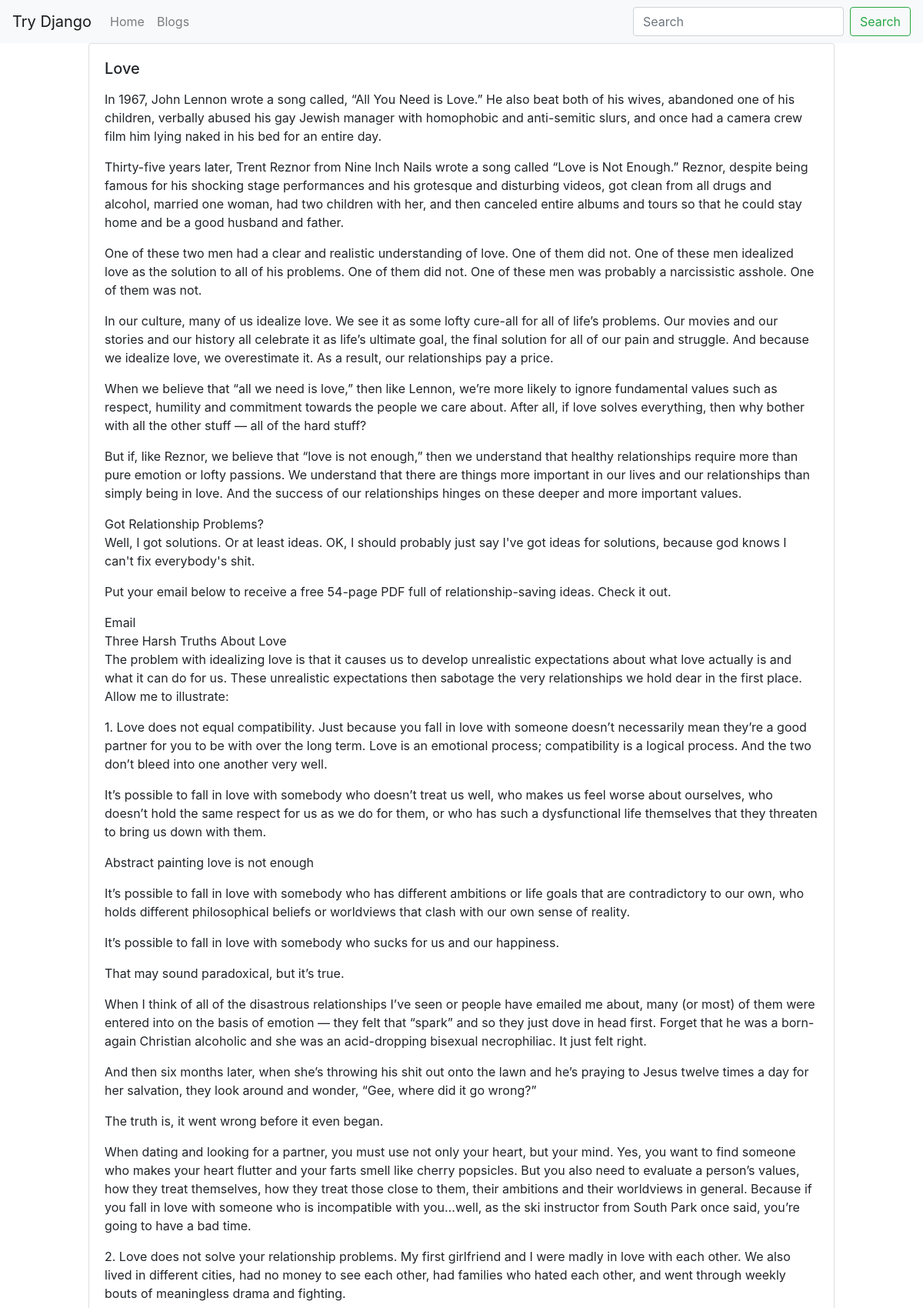
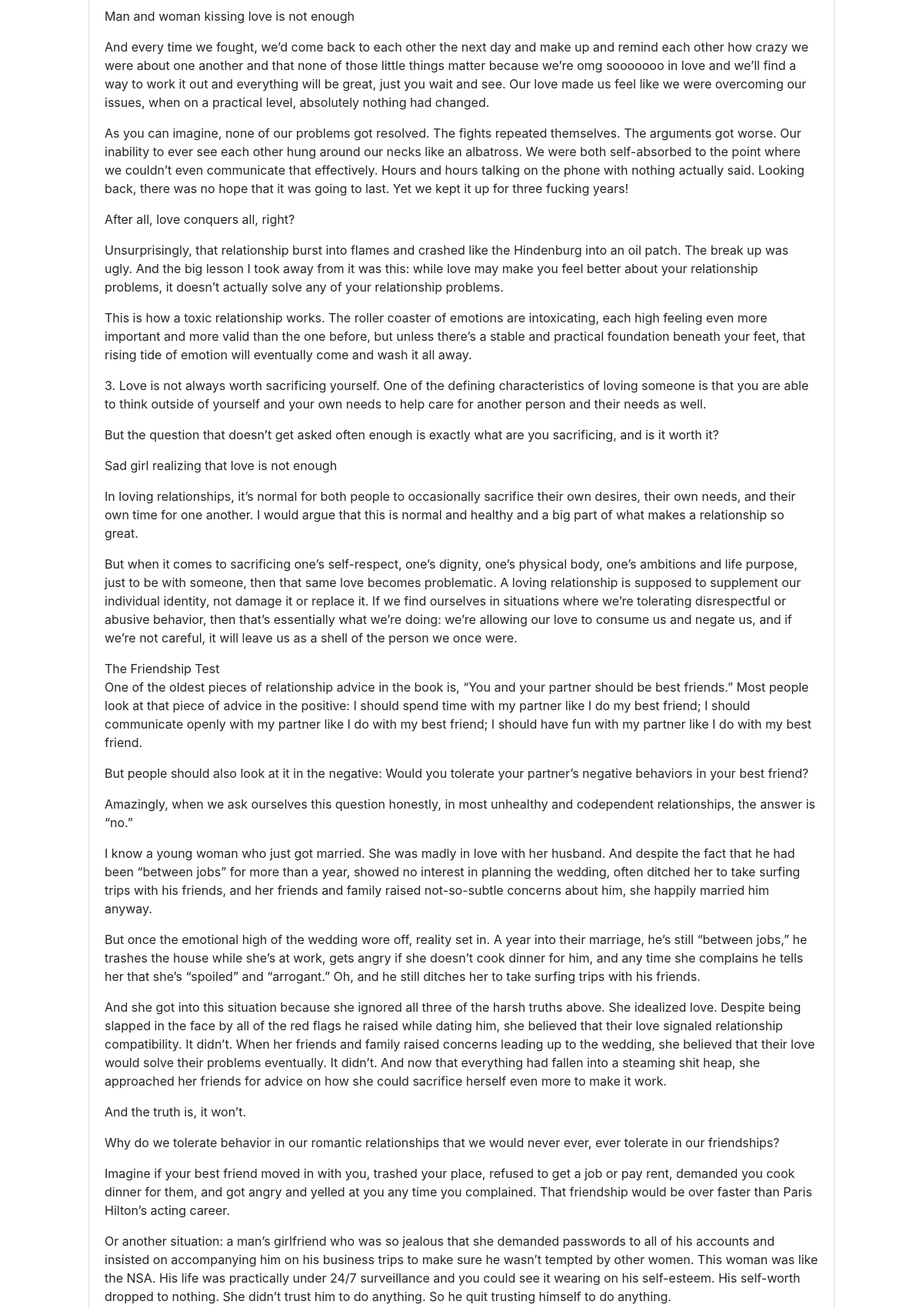
Page /blog/love/ (upper part) on the committed database (2 pictures, top to bottom).
### blog/models.py (models this page shows, shortened)
class BlogPost(models.Model):  #blogoist_set ---> queryset
    user = models.ForeignKey(User,default=1,null=True,on_delete=models.SET_NULL)
    title = models.CharField(max_length=50)
    slug = models.SlugField(unique=True)  # hello world --> hello-world
    content = models.TextField(null = True, blank=True)
    publish_date = models.DateTimeField(auto_now_add=False, auto_now=False, null=True, blank=True)
    timestamp = models.DateTimeField(auto_now_add=True)
    updated = models.DateTimeField(auto_now=True)
    class Meta:
        ordering = ['-pk' , '-publish_date', '-timestamp', '-updated']

### blog/views.py (the view)
# urls.py: path('<str:slug>/', blog_post_detail_view),
def blog_post_detail_view(request,slug):
    obj = get_object_or_404(BlogPost, slug=slug)  # id  :  should be an integer value
    template_name = "blog/detail.html"
    context = {"object": obj}
    return render(request, template_name, context)

### blog/template/blog/detail.html (shortened to what this page needs)
{% extends "base.html" %}
{% block content %}
<div class= "row">
{% include 'blog/list-inline.html' with blog_post=object detail=True %}
    </div>
{% endblock %}

### blog/template/blog/list-inline.html (shortened to what this page needs)
<div class = 'col-12 col-md-10 mb-3 mx-auto'>
 <div class = "card">
     <div class="card-body">
         <h5  class= "card-title"> {{ blog_post.title }}  </h5>
         {% if truncate %}
            <p class = "card-text"> {{ blog_post.content | linebreaks | truncatewords:80}} </p>
        {% else %}
            <p class = "card-text"> {{ blog_post.content | linebreaks }} </p>
         {% endif %}
     </div>
     </div>
 </div>

### rows in the picture
BlogPost: title "Love", content "In 1967, John Lennon wrote a song called, “All You Need is Love.” He also beat both of his wives, abandoned one of his children, verbally abused his gay Jewish manager with homophobic and anti-semitic slurs, and once had a camera crew film him lying naked in his bed for an entire day. Thirty-five years later, Trent Reznor from Nine Inch Nails wrote a song called “Love is Not Enough.” Reznor, despite being famous for his shocking stage performances and his grotesque and disturbing videos, got clean from all drugs and alcohol, married one woman, had two children with her, and then canceled entire albums and tours so that he could stay home and be a good husband and father. One of these two…"
